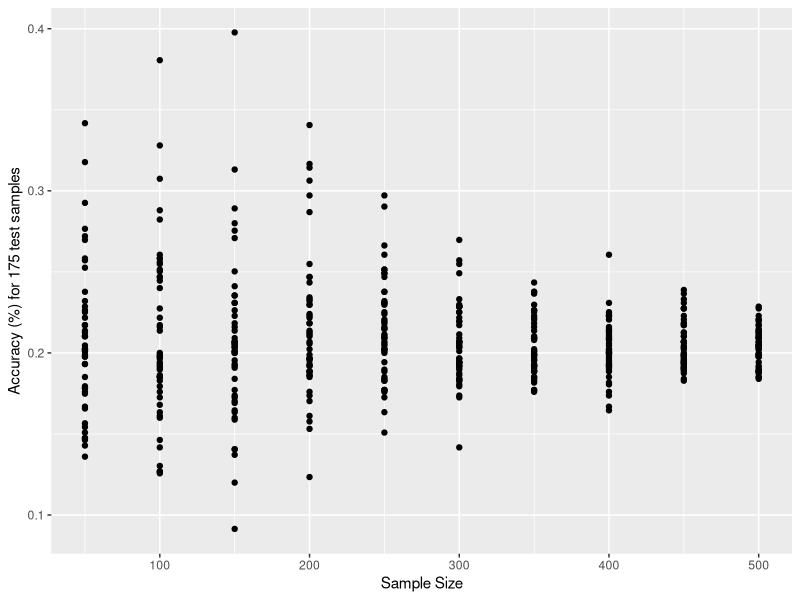
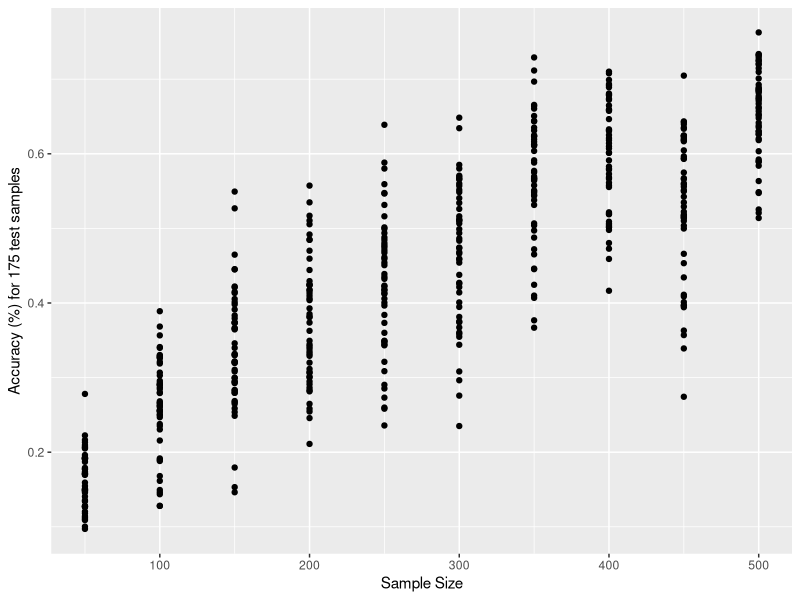
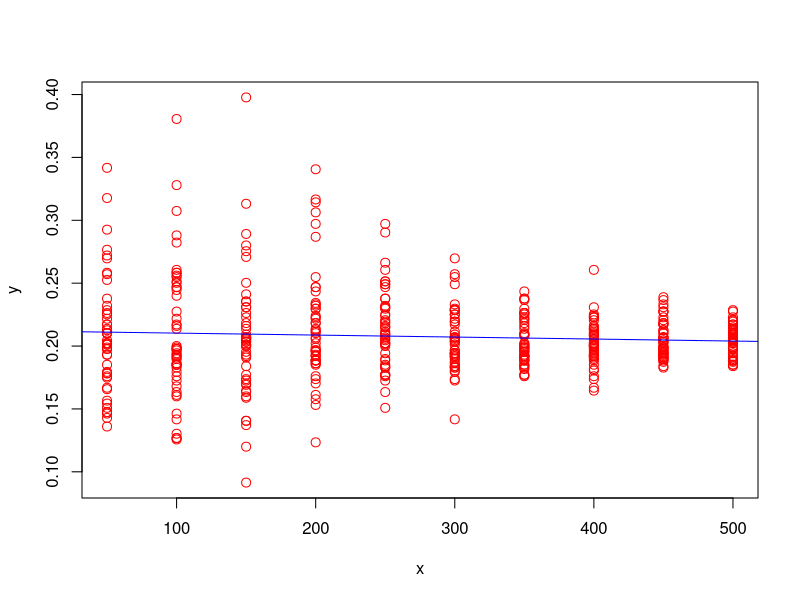
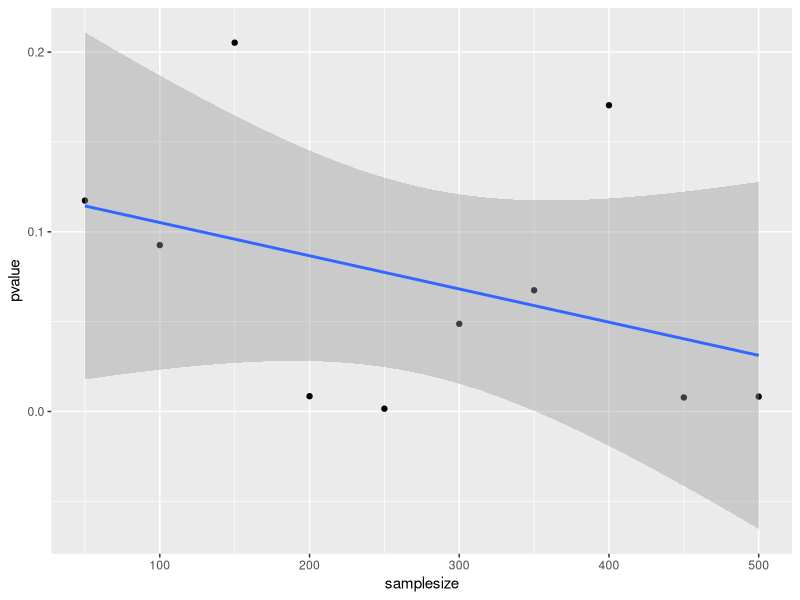
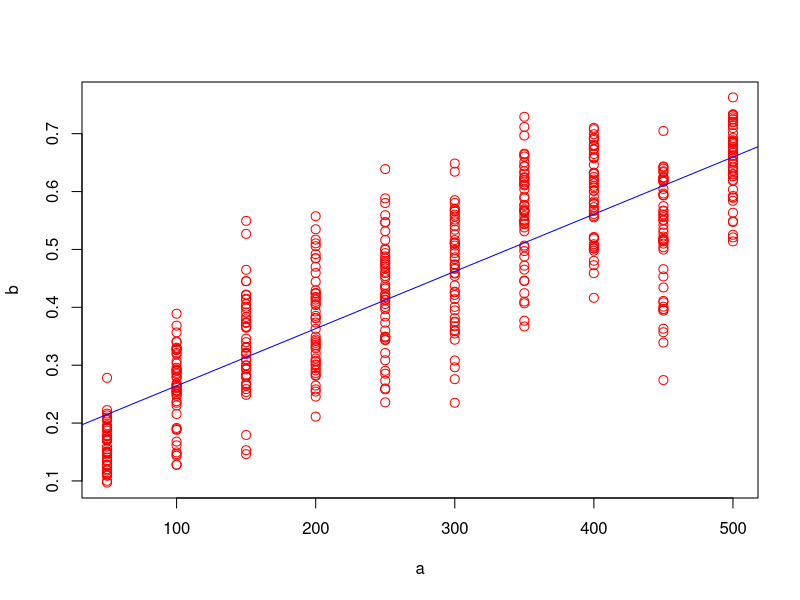
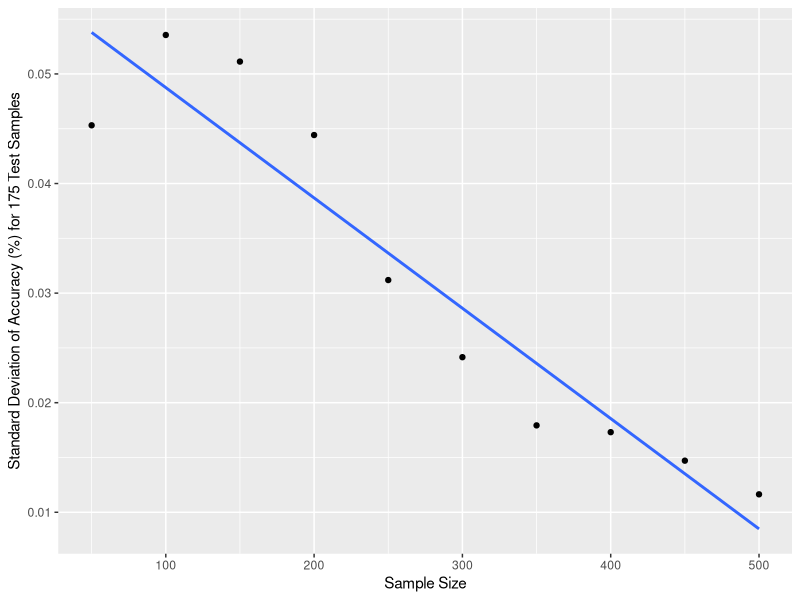
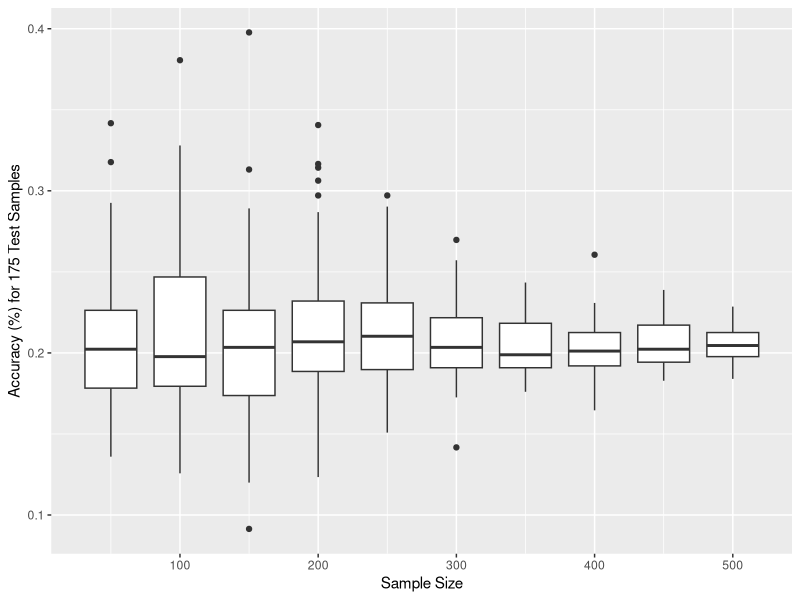
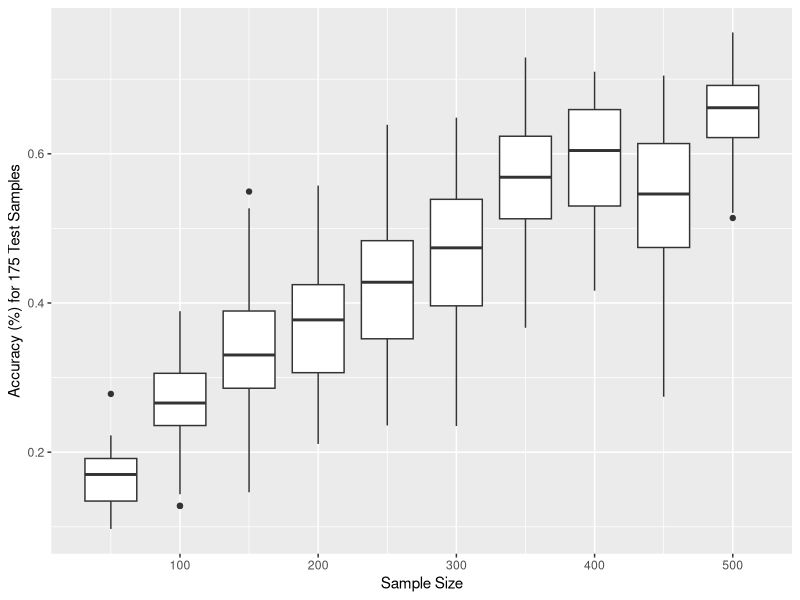

R code for these plots, in order:
## ---- chunk 1
library(tidyverse)
library(readr)
## ---- chunk 2
particledata <- read_csv("samples_test_175_data.csv")
particledata <- particledata %>%
  select(-...1)

particledata_long <- particledata %>%
  select(-`550 samples`, -`600 samples`, -`650 samples`, -`700 samples`) %>%
  rename(`50` = `50 samples`,
         `100` = `100 samples`,
         `150` = `150 samples`,
         `200` = `200 samples`,
         `250` = `250 samples`,
         `300` = `300 samples`,
         `350` = `350 samples`,
         `400` = `400 samples`,
         `450` = `450 samples`,
         `500` = `500 samples`,) %>%
  pivot_longer(names_to = "samplesize",
               values_to = "percentaccuracy",
               '50' : '500')
particledata_long$samplesize <- as.double(particledata_long$samplesize)
particledata_long
## ---- chunk 3
handwrittendata <- read_csv("handwrittendigits175testdata.csv")
handwrittendata <- handwrittendata %>%
  select(-...1)

handwrittendata_long <- handwrittendata %>%
  select(-`550 samples`, -`600 samples`, -`650 samples`, -`700 samples`) %>%
  rename(`50` = `50 samples`,
         `100` = `100 samples`,
         `150` = `150 samples`,
         `200` = `200 samples`,
         `250` = `250 samples`,
         `300` = `300 samples`,
         `350` = `350 samples`,
         `400` = `400 samples`,
         `450` = `450 samples`,
         `500` = `500 samples`,) %>%
  pivot_longer(names_to = "samplesize",
               values_to = "percentaccuracy",
               '50' : '500')
handwrittendata_long$samplesize <- as.double(handwrittendata_long$samplesize)
handwrittendata_long
## ---- chunk 4
particledatastats <- particledata_long %>%
  group_by(samplesize) %>%
  summarize(average = mean(percentaccuracy),
            sd = sd(percentaccuracy),
            min = min(percentaccuracy),
            Q1 = quantile(percentaccuracy, probs = 0.25),
            median = median(percentaccuracy),
            Q3 = quantile(percentaccuracy, probs = 0.75),
            max = max(percentaccuracy),
            IQR = Q3 - Q1) %>%
  arrange(samplesize)
particledatastats
## ---- chunk 5
handwrittendatastats <- handwrittendata_long %>%
  group_by(samplesize) %>%
  summarize(average = mean(percentaccuracy),
            sd = sd(percentaccuracy),
            min = min(percentaccuracy),
            Q1 = quantile(percentaccuracy, probs = 0.25),
            median = median(percentaccuracy),
            Q3 = quantile(percentaccuracy, probs = 0.75),
            max = max(percentaccuracy),
            IQR = Q3 - Q1) %>%
  arrange(samplesize)
handwrittendatastats
## ---- chunk 6
particledata_long %>%
  ggplot(aes(x = samplesize, y = percentaccuracy)) +
  geom_point() + 
  labs(x = "Sample Size",
       y = "Accuracy (%) for 175 test samples")
## ---- chunk 7
handwrittendata_long %>%
  ggplot(aes(x = samplesize, y = percentaccuracy)) +
  geom_point() + 
  labs(x = "Sample Size",
       y = "Accuracy (%) for 175 test samples")
## ---- chunk 8
x = particledata_long$samplesize
y = particledata_long$percentaccuracy

plot(x, y, col = 'red', cex = 1.2)
abline(lm(y ~ x), col = 'blue')
## ---- chunk 9
summary(lm(y ~ x))$coefficients
## ---- chunk 10
particledata_long %>%
  filter(samplesize == 50) %>%
  summarize(mean = mean(percentaccuracy),
            sd = sd(percentaccuracy))
## ---- chunk 11
particledata_long %>%
  filter(samplesize == 500) %>%
  summarize(mean = mean(percentaccuracy),
            sd = sd(percentaccuracy))
## ---- chunk 12
particledata50 <- particledata_long %>%
  filter(samplesize == 50)
ttest50 <- t.test(particledata50$percentaccuracy, mu = 0.20, 
                  alternative = "greater")

particledata100 <- particledata_long %>%
  filter(samplesize == 100)
ttest100 <- t.test(particledata100$percentaccuracy, mu = 0.20, 
                  alternative = "greater")

particledata150 <- particledata_long %>%
  filter(samplesize == 150)
ttest150 <- t.test(particledata150$percentaccuracy, mu = 0.20, 
                  alternative = "greater")

particledata200 <- particledata_long %>%
  filter(samplesize == 200)
ttest200 <- t.test(particledata200$percentaccuracy, mu = 0.20, 
                  alternative = "greater")

particledata250 <- particledata_long %>%
  filter(samplesize == 250)
ttest250 <- t.test(particledata250$percentaccuracy, mu = 0.20, 
                  alternative = "greater")

particledata300 <- particledata_long %>%
  filter(samplesize == 300)
ttest300 <- t.test(particledata300$percentaccuracy, mu = 0.20, 
                  alternative = "greater")

particledata350 <- particledata_long %>%
  filter(samplesize == 350)
ttest350 <- t.test(particledata350$percentaccuracy, mu = 0.20, 
                  alternative = "greater")

particledata400 <- particledata_long %>%
  filter(samplesize == 400)
ttest400 <- t.test(particledata400$percentaccuracy, mu = 0.20, 
                  alternative = "greater")

particledata450 <- particledata_long %>%
  filter(samplesize == 450)
ttest450 <- t.test(particledata450$percentaccuracy, mu = 0.20, 
                  alternative = "greater")

particledata500 <- particledata_long %>%
  filter(samplesize == 500)
ttest500 <- t.test(particledata500$percentaccuracy, mu = 0.20, 
                  alternative = "greater")

pvaluelist = list(ttest50[["p.value"]], ttest100[["p.value"]], 
                  ttest150[["p.value"]], ttest200[["p.value"]],
                  ttest250[["p.value"]], ttest300[["p.value"]],
                  ttest350[["p.value"]], ttest400[["p.value"]],
                  ttest450[["p.value"]], ttest500[["p.value"]])

pvaluetable = tibble(samplesize = particledatastats$samplesize,
                         pvalue = pvaluelist)

pvaluetable$pvalue <- as.double(pvaluetable$pvalue)
## ---- chunk 13
pvaluetable %>%
  ggplot(aes(x = samplesize, y = pvalue)) +
  geom_point() +
  geom_smooth(method = 'lm')
## ---- chunk 14
particleml = lm(y ~ x, data = particledata_long)
summary(particleml)$r.squared
## ---- chunk 15
a = handwrittendata_long$samplesize
b = handwrittendata_long$percentaccuracy

plot(a, b, col = 'red', cex = 1.2)
abline(lm(b ~ a), col = 'blue')
## ---- chunk 16
summary(lm(b ~ a))$coefficients
## ---- chunk 17
handwrittenml = lm(b ~ a, data = handwrittendata_long)
summary(handwrittenml)$r.squared
## ---- chunk 18
particledatastats %>%
  ggplot(aes(x = samplesize, y = sd)) + 
  geom_point() +
  labs(x = "Sample Size",
       y = "Standard Deviation of Accuracy (%) for 175 Test Samples") +
  geom_smooth(se = FALSE, method = 'lm')
## ---- chunk 19
c = particledatastats$sd
d = particledatastats$samplesize
summary(lm(c ~ d))$coefficients
## ---- chunk 20
ggplot(particledata_long, aes(x = samplesize, y = percentaccuracy)) +
  geom_boxplot(aes(group = samplesize)) +
  labs(x = "Sample Size",
       y = "Accuracy (%) for 175 Test Samples")
## ---- chunk 21
ggplot(handwrittendata_long, aes(x = samplesize, y = percentaccuracy)) +
  geom_boxplot(aes(group = samplesize)) +
  labs(x = "Sample Size",
       y = "Accuracy (%) for 175 Test Samples")
